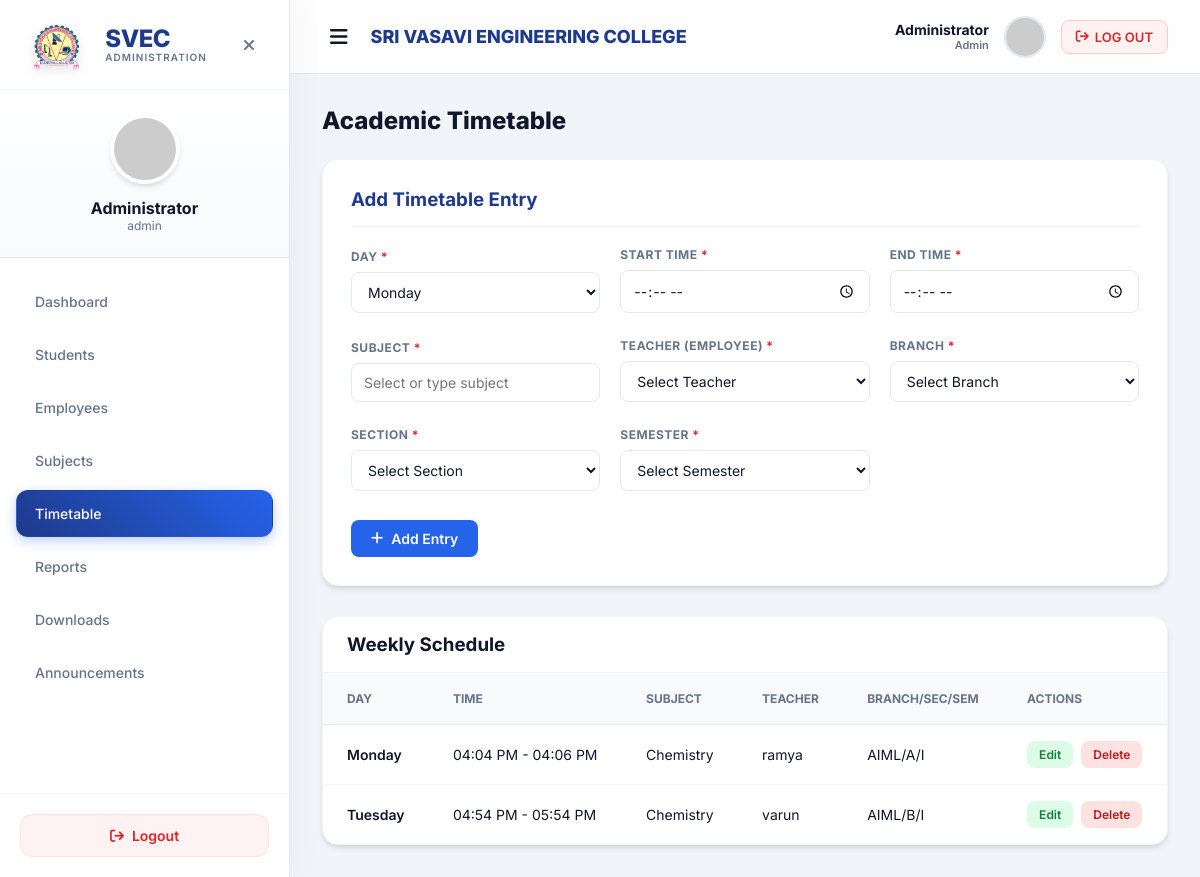
The app's page /admin/timetable.php with its own data.
### tables this page shows
CREATE TABLE `timetable` (
  `id` int(11) NOT NULL AUTO_INCREMENT,
  `day_of_week` varchar(20) NOT NULL,
  `start_time` time NOT NULL,
  `end_time` time NOT NULL,
  `subject` varchar(100) NOT NULL,
  `employee_username` varchar(50) NOT NULL,
  `branch` varchar(50) NOT NULL,
  `section` varchar(10) NOT NULL,
  `semester` varchar(10) NOT NULL,
  `created_at` timestamp NOT NULL DEFAULT current_timestamp(),
  PRIMARY KEY (`id`),
  KEY `idx_timetable_branch_semester` (`branch`,`semester`,`section`),
  KEY `idx_timetable_subject` (`subject`),
  KEY `idx_timetable_employee` (`employee_username`),
  CONSTRAINT `timetable_ibfk_2` FOREIGN KEY (`subject`) REFERENCES `subjects` (`subject`) ON DELETE CASCADE
);

CREATE TABLE `employees` (
  `employee_id` int(11) NOT NULL AUTO_INCREMENT,
  `username` varchar(50) NOT NULL,
  `password` varchar(255) NOT NULL,
  `name` varchar(100) NOT NULL,
  `email` varchar(100) NOT NULL,
  `role` varchar(50) DEFAULT 'Staff',
  `department` varchar(100) DEFAULT NULL,
  `phone` varchar(20) DEFAULT NULL,
  `created_at` timestamp NOT NULL DEFAULT current_timestamp(),
  `last_login` timestamp NULL DEFAULT NULL,
  `is_active` tinyint(1) DEFAULT 1,
  PRIMARY KEY (`employee_id`),
  UNIQUE KEY `unique_username` (`username`)
);

### admin/timetable.php (the view, shortened to what this page needs)
<?php
require_once '../db_connect.php';
$entries = [];
if ($conn) {
    $result = $conn->query("
        SELECT t.*, e.name as employee_name
        FROM timetable t
        LEFT JOIN employees e ON t.employee_username = e.username
        ORDER BY FIELD(day_of_week, 'Monday', 'Tuesday', 'Wednesday', 'Thursday', 'Friday', 'Saturday'), start_time
    ");
    if ($result) {
        while ($row = $result->fetch_assoc()) {
            $entries[] = $row;
        }
    }
}
?>
<!DOCTYPE html>
<html lang="en">
<head>
<link rel="stylesheet" href="https://cdnjs.cloudflare.com/ajax/libs/font-awesome/6.4.0/css/all.min.css">
</head>
<body>
    <nav class="sidebar" id="sidebar">
        <div class="sidebar-brand">
            <div class="brand-wrapper">
                <img src="../images/vasavi.png" alt="Logo">
                <div class="brand-text">
                    <span class="brand-title">SVEC</span>
                    <span class="brand-subtitle">Administration</span>
                </div>
            </div>
            <div class="close-btn" onclick="toggleSidebar()"><i class="fa-solid fa-xmark"></i></div>
        </div>
        <div class="sidebar-user">
            <img src="https://ui-avatars.com/api/?name=Admin&background=1e3a8a&color=fff&size=128">
            <div style="font-weight:700; color:var(--text-dark);">Administrator</div>
            <div style="font-size:12px; color:var(--text-gray);">admin</div>
        </div>
        <div class="sidebar-menu">
            <a href="admin_dashboard.php" class="menu-item"> Dashboard</a>
            <a href="students.php" class="menu-item"> Students</a>
            <a href="employees.php" class="menu-item"> Employees</a>
            <a href="subjects.php" class="menu-item"> Subjects</a>
            <a href="timetable.php" class="menu-item active"> Timetable</a>
            <a href="reports.php" class="menu-item"> Reports</a>
             <a href="admin_control_pdf.php" class="menu-item"> Downloads</a>
            <a href="announcements.php" class="menu-item"> Announcements</a>
        </div>
        <div class="logout-container">
            <a href="logout.php" class="logout-btn"><i class="fa-solid fa-arrow-right-from-bracket" style="margin-right:8px;"></i> Logout</a>
        </div>
    </nav>
    <main class="main-content" id="mainContent">
        <header class="top-header">
            <div style="display:flex; align-items:center;">
                <button class="toggle-btn" onclick="toggleSidebar()"><i class="fa-solid fa-bars"></i></button>
                <div class="header-branding">
                    <h1>SRI VASAVI ENGINEERING COLLEGE</h1>
                </div>
            </div>
            <div class="header-right" style="display:flex; align-items:center; gap:15px;">
                <div class="info-text" style="text-align:right;">
                    <div style="font-size:14px; font-weight:700; color:var(--text-dark);">Administrator</div>
                    <div style="font-size:11px; color:var(--text-gray); font-weight:600;">Admin</div>
                </div>
                <img src="https://ui-avatars.com/api/?name=Admin&background=1e3a8a&color=fff" style="width:42px; height:42px; border-radius:50%; border:2px solid #e2e8f0;">
                <a href="logout.php" class="header-logout-btn" style="display: flex; align-items: center; gap: 6px; padding: 8px 14px; background: #fef2f2; color: var(--secondary-color); border: 1px solid #fecaca; border-radius: 8px; font-size: 13px; font-weight: 600; cursor: pointer; text-decoration: none; transition: all 0.2s;"><i class="fa-solid fa-arrow-right-from-bracket"></i> <span>LOG OUT</span></a>
            </div>
        </header>
        <div class="dashboard-container">
            <div class="page-title">Academic Timetable</div>
            <div class="form-card">
                <div style="display:flex; justify-content:space-between; align-items:center; margin-bottom:20px; border-bottom:1px solid #f1f5f9; padding-bottom:15px;">
                    <h3 id="formTitle" style="margin:0; color:var(--primary-color);">Add Timetable Entry</h3>
                </div>
                <form method="post" action="timetable.php" id="timetableForm">
                    <div class="form-grid">
                        <div class="form-group">
                            <label>Day <span style="color:#dc2626">*</span></label>
                            <select name="day" id="day" required>
                                <option value="Monday">Monday</option>
                            </select>
                        </div>
                        <div class="form-group">
                            <label>Start Time <span style="color:#dc2626">*</span></label>
                            <input type="time" name="start_time" id="start_time" required>
                        </div>
                        <div class="form-group">
                            <label>End Time <span style="color:#dc2626">*</span></label>
                            <input type="time" name="end_time" id="end_time" required>
                        </div>
                        <div class="form-group">
                            <label>Subject <span style="color:#dc2626">*</span></label>
                            <input type="text" name="subject" id="subject" list="subjects_datalist" placeholder="Select or type subject" required>
                        </div>
                        <div class="form-group">
                            <label>Teacher (Employee) <span style="color:#dc2626">*</span></label>
                            <select name="employee_username" id="employee_username" required>
                                <option value="">Select Teacher</option>
                            </select>
                        </div>
                        <div class="form-group">
                            <label>Branch <span style="color:#dc2626">*</span></label>
                            <select name="branch" id="branch" required>
                                <option value="">Select Branch</option>
                            </select>
                        </div>
                        <div class="form-group">
                            <label>Section <span style="color:#dc2626">*</span></label>
                            <select name="section" id="section" required>
                                <option value="">Select Section</option>
                            </select>
                        </div>
                        <div class="form-group">
                            <label>Semester <span style="color:#dc2626">*</span></label>
                            <select name="semester" id="semester" required>
                                <option value="">Select Semester</option>
                            </select>
                        </div>
                    </div>
                    <div style="margin-top:24px; display:flex; gap:12px;">
                        <button class="btn btn-primary" type="submit" id="submitBtn"><i class="fa-solid fa-plus"></i> Add Entry</button>
                    </div>
                </form>
            </div>
            <div class="table-responsive">
                <div style="padding: 16px 24px; border-bottom: 1px solid #f1f5f9;">
                    <h3 style="margin:0;">Weekly Schedule</h3>
                </div>
                <table>
                  <thead>
                    <tr>
                      <th>Day</th>
                      <th>Time</th>
                      <th>Subject</th>
                      <th>Teacher</th>
                      <th>Branch/Sec/Sem</th>
                      <th>Actions</th>
                    </tr>
                  </thead>
                  <tbody>
                    <?php if (count($entries) > 0): ?>
                      <?php foreach ($entries as $e): ?>
                        <tr>
                          <td style="font-weight:600;"><?= htmlspecialchars($e['day_of_week']) ?></td>
                          <td><?= date('h:i A', strtotime($e['start_time'])) ?> - <?= date('h:i A', strtotime($e['end_time'])) ?></td>
                          <td><?= htmlspecialchars($e['subject']) ?></td>
                          <td><?= htmlspecialchars($e['employee_name'] ?? 'N/A') ?></td>
                          <td><?= htmlspecialchars($e['branch']) ?>/<?= htmlspecialchars($e['section']) ?>/<?= htmlspecialchars($e['semester']) ?></td>
                          <td>
                            <div style="display:inline-flex; gap:8px;">
                              <button class="btn btn-edit" style="padding:6px 12px; font-size:12px;"
                                      onclick="editTimetable(
                                        <?= $e['id'] ?>,
                                        '<?= $e['day_of_week'] ?>',
                                        '<?= substr($e['start_time'],0,5) ?>',
                                        '<?= substr($e['end_time'],0,5) ?>',
                                        '<?= htmlspecialchars($e['subject'], ENT_QUOTES) ?>',
                                        '<?= htmlspecialchars($e['employee_username'], ENT_QUOTES) ?>',
                                        '<?= htmlspecialchars($e['branch'], ENT_QUOTES) ?>',
                                        '<?= htmlspecialchars($e['section'], ENT_QUOTES) ?>',
                                        '<?= htmlspecialchars($e['semester'], ENT_QUOTES) ?>'
                                      )">Edit</button>
                              <form method="post" style="display:inline; margin:0;" onsubmit="return confirm('Delete this entry?');">
                                <button type="submit" class="btn btn-danger" style="padding:6px 12px; font-size:12px;">Delete</button>
                              </form>
                            </div>
                          </td>
                        </tr>
                      <?php endforeach; ?>
                    <?php else: ?>
                      <tr><td colspan="6" class="empty-state">No schedule entries found.</td></tr>
                    <?php endif; ?>
                  </tbody>
                </table>
            </div>
        </div>
    </main>
</body>
</html>

### records on screen
timetable: day_of_week "Monday", start_time "04:04 PM", end_time "04:06 PM", subject "Chemistry", employees.name "ramya", branch "AIML", section "A", semester "I"
timetable: day_of_week "Tuesday", start_time "04:54 PM", end_time "05:54 PM", subject "Chemistry", employees.name "varun", branch "AIML", section "B", semester "I"
